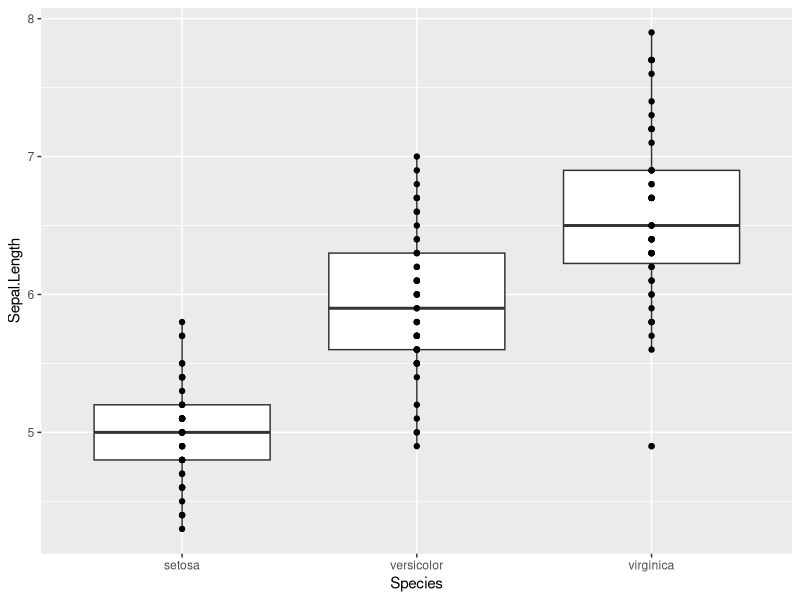

Generate this figure with R: (Note: a time limit stopped this script after it produced the figure.)
data("iris")

library(ggplot2)

ggplot(iris,  aes(x=Species, y=Sepal.Length))+geom_boxplot()+geom_point()

nrow(iris[iris$Species %in% c("setosa", "versicolor"),])




nbsim <- 1000
pdistri_large <- vector(length = nbsim)
pdistri_small <- vector(length = nbsim)
for (i in 1:nbsim)
{
  #small sample size
  x1 <- rnorm(n = 10, mean = 2, sd = 1)
  x2 <- rnorm(n = 10, mean = 2.1, sd = 1)
  #large sample size
  x3 <- rnorm(n = 1000000, mean = 2, sd = 1) 
  x4 <- rnorm(n = 1000000, mean = 2.1, sd = 1) 
  out_large <- t.test(x3, x4)
  out_small <- t.test(x1, x2)
  pdistri_large[i]<-out_large$p.value
  pdistri_small[i]<-out_small$p.value
}

par(mfrow=c(1,2), cex=2)
hist(pdistri_large, xlim=c(0,1),
     main=paste("Prop signif=",mean(pdistri_large<0.05)))
hist(pdistri_small, xlim=c(0,1),
     main=paste("Prop signif=",mean(pdistri_small<0.05)))
plot(y=c(x3,x4), x=rep(c(1,2), each=10^6))
mean(x3)
mean(x4)
sd(x3)/sqrt(length(x3))



pvs <- FALSE
count<- 0
while(!pvs)
{
  count <- count + 1
  x <- rnorm(10)
  y <- rnorm(10)
  lmexample <- lm(y~x)
  pval <- coefficients(summary(lmexample))[2, 4]
  pvs <- pval<0.001
}
count
pval

plot(x,y)

pvalvec <- vector(length = 1000)
for(i in 1:1000)
{
x <- rnorm(10000)
y <- rnorm(10000)
lmexample <- lm(y~x)
pvalvec[i] <- coefficients(summary(lmexample))[2, 4]
}
hist(pvalvec)
min(pvalvec)
plot(density(pvalvec, from = 0, to=1))
